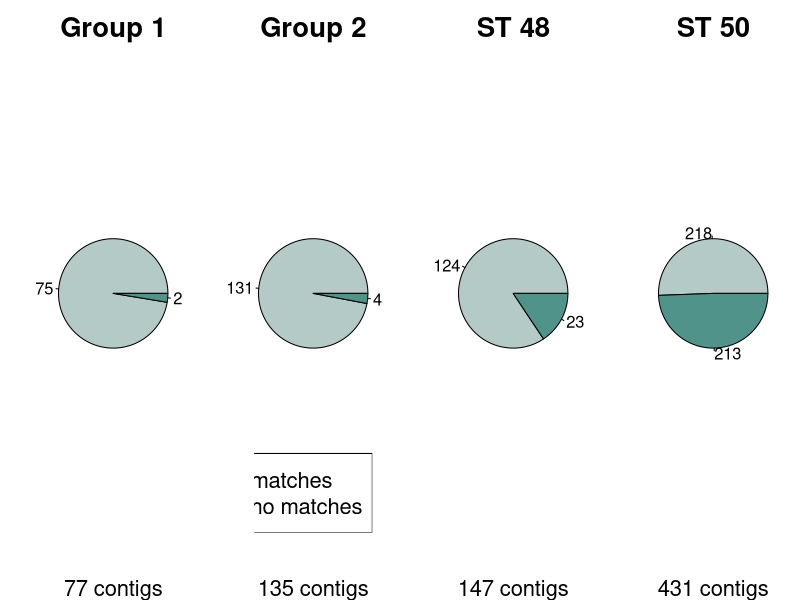

This figure's R source:
# make pie charts for ncbi plasmid comparisons

datasets <- c("Group 1", "Group 2", "ST 48", "ST 50")
no_contigs <- c(77, 135, 147, 431)
no_not_matched <- c(2, 4, 23, 213)
no_matched <- no_contigs - no_not_matched
cols <- c("#b3cac7", "#50938a")

par(mfrow = c(1,4))

#################### PIE CHART ################

for (i in 1:4){
  pie(c(no_matched[i], no_not_matched[i]), 
      labels = c(as.character(no_matched[i]), as.character(no_not_matched[i])), 
      col = cols, main = datasets[i], cex.main = 2.5,
      sub = paste(as.character(no_contigs[i]), "contigs"), cex.sub = 2,
      radius = 1, cex=1.5)
  if (i == 2){
    legend("bottomright", c("have matches", "have no matches"), cex = 2, fill = cols)
    
  }
}

